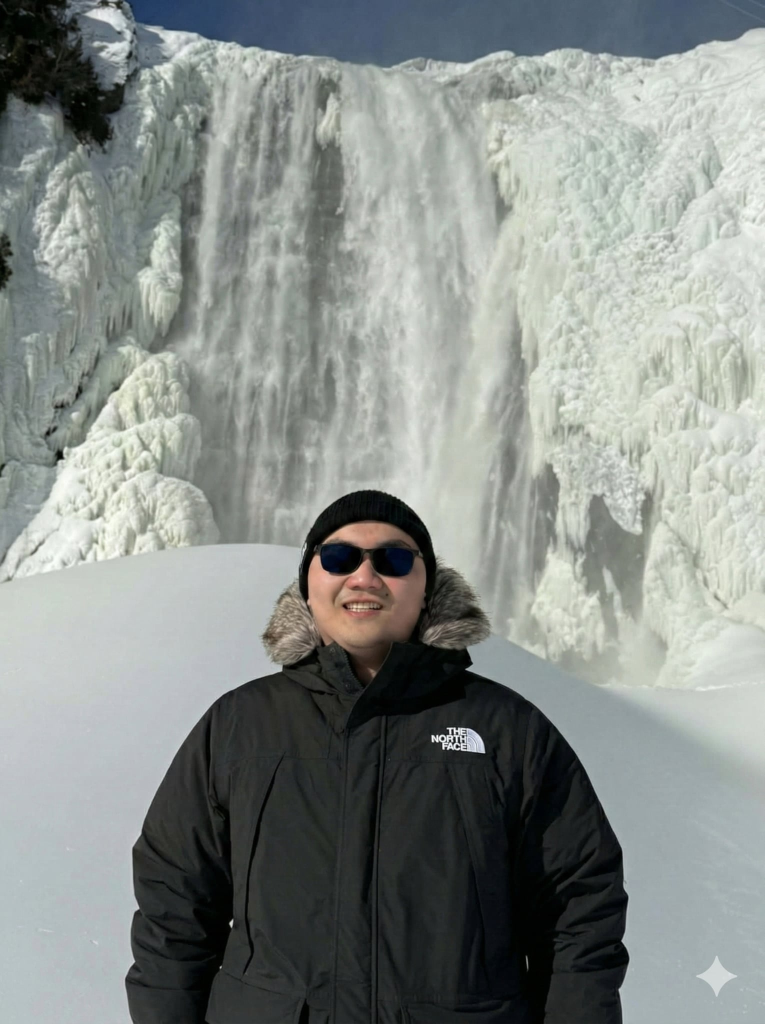
#> input picture images/profile_photo.jpeg, 1529 x 2048 px (shown at 1/2 size)
$ python -i standardize_pub_images.py   (imports and definitions only)
#> lines starting #> are read from the running program, lines starting #| are printed output that depends on the picture; after the words box and inside, x2 and y2 are one past the last pixel; in counts of white or black regions, pixels touching at a corner belong together
"""
Standardize publication images to a uniform 640x320 transparent canvas
with 16px rounded corners baked in.

Usage:
    source Code/env/mila/bin/activate
    python3 scripts/standardize_pub_images.py
"""

from PIL import Image, ImageDraw
import os

CANVAS_W, CANVAS_H = 640, 320
RADIUS = 16

IMG_DIR = os.path.join(os.path.dirname(__file__), '..', 'images', 'publications')
IMG_DIR = os.path.abspath(IMG_DIR)


def make_rounded_mask(w, h, radius):
    mask = Image.new('L', (w, h), 0)
    draw = ImageDraw.Draw(mask)
    draw.rounded_rectangle([0, 0, w, h], radius=radius, fill=255)
    return mask


def standardize(path):
#> called with path = '../images/profile_photo.jpeg'
    img = Image.open(path).convert('RGBA')

    # Skip if already the correct size
    if img.size == (CANVAS_W, CANVAS_H):
        return None

    original_size = img.size
#> original_size = (1529, 2048)

    scale = min(CANVAS_W / img.width, CANVAS_H / img.height)
#> scale = 0.156
    new_w = int(img.width * scale)
#> new_w = 238
    new_h = int(img.height * scale)
#> new_h = 320
    img_resized = img.resize((new_w, new_h), Image.LANCZOS)
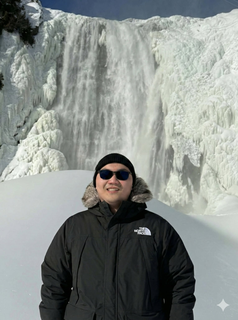
#> img_resized: PIL image 238x320 RGBA; mean R, G, B, A 136.3, 141.8, 138.3, 255

    # Apply rounded corners
    mask = make_rounded_mask(new_w, new_h, RADIUS)
#> in make_rounded_mask, `mask = Image.new('L', (w, h), 0)`: mask: PIL image 238x320 L; every value is 0
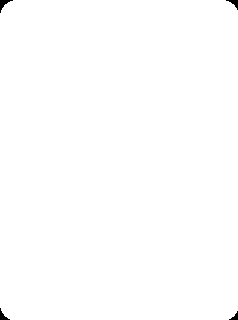
#> mask: PIL image 238x320 L; 99.7% white; 4 black regions, box (x1, y1, x2, y2) and area: (0, 0, 13, 13) 61, (226, 0, 238, 10) 48, (0, 308, 10, 320) 48, (229, 311, 238, 320) 36
    r, g, b, a = img_resized.split()
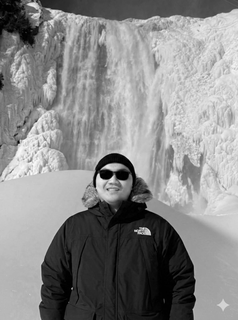
#> r: PIL image 238x320 L; min 0, max 253, mean 136.3
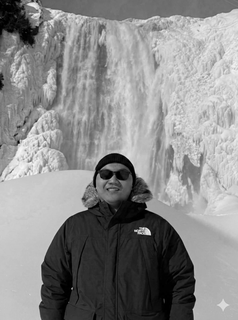
#> b: PIL image 238x320 L; min 0, max 249, mean 138.3
#> a: PIL image 238x320 L; every value is 255
    a = Image.composite(a, Image.new('L', (new_w, new_h), 0), mask)
    img_rounded = Image.merge('RGBA', (r, g, b, a))

    canvas = Image.new('RGBA', (CANVAS_W, CANVAS_H), (0, 0, 0, 0))
#> canvas: PIL image 640x320 RGBA; every value is 0
    x = (CANVAS_W - new_w) // 2
#> x = 201
    y = (CANVAS_H - new_h) // 2
#> y = 0
    canvas.paste(img_rounded, (x, y), img_rounded)
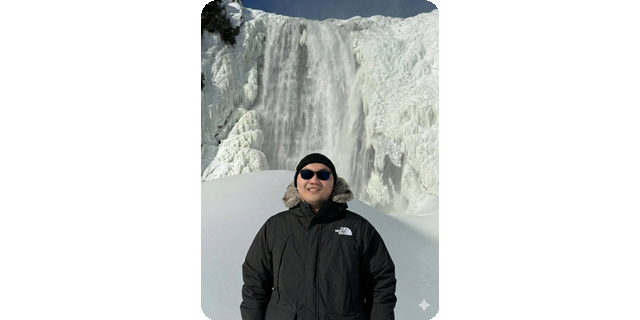
#> canvas: PIL image 640x320 RGBA; mean R, G, B, A 50.6, 52.6, 51.3, 94.6; transparent parts drawn white
    canvas.save(path)

    return original_size


def main():
    files = sorted(f for f in os.listdir(IMG_DIR) if f.endswith('.png'))
    if not files:
        print('No .png files found.')
        return

    processed = 0
    for fname in files:
        path = os.path.join(IMG_DIR, fname)
        result = standardize(path)
        if result:
            print(f'  {fname}: {result[0]}x{result[1]} -> {CANVAS_W}x{CANVAS_H}')
            processed += 1
        else:
            print(f'  {fname}: already {CANVAS_W}x{CANVAS_H}, skipped')

    print(f'\nDone. {processed}/{len(files)} images processed.')


# [2 lines not run here, left out]

>>> result = standardize('../images/profile_photo.jpeg')
#> result = (1529, 2048)
